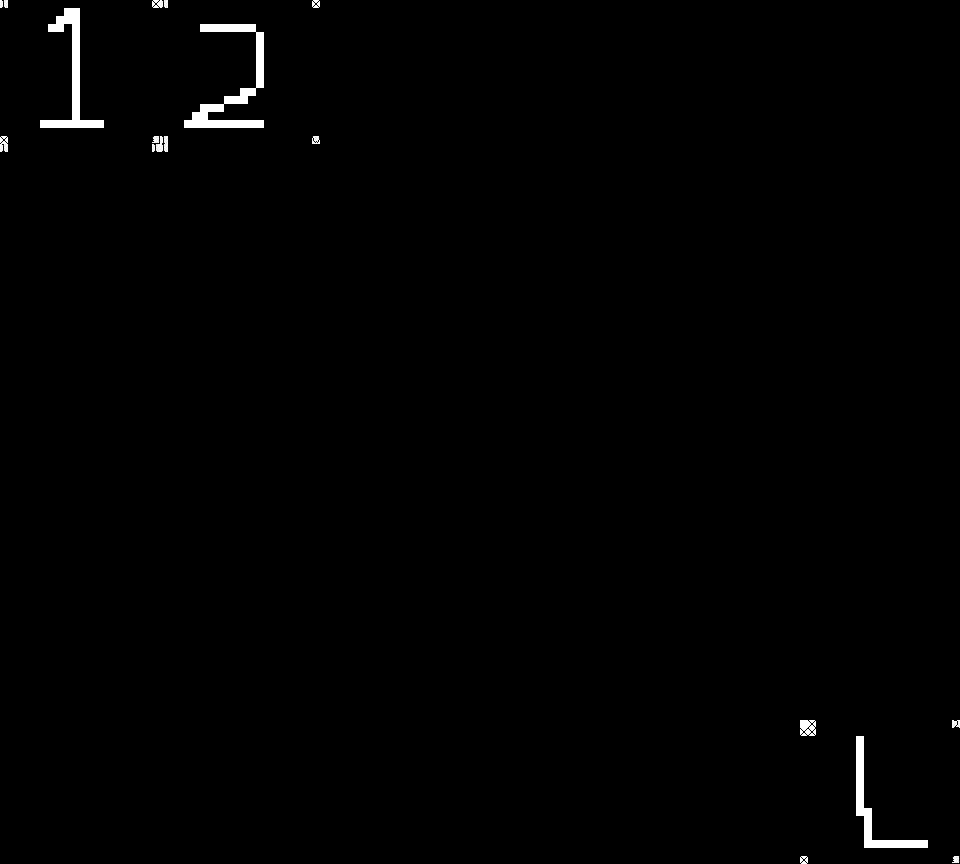

Below is a game level as drawn by its tile map, then a one-line description and the .tmx that defines it (tile-layer data replaced by summaries):
An orthogonal 120x108 tile map with 8x8 px tiles, 2 tile layers (TileMap, WallMap).

<map version="1.2" tiledversion="1.2.3" orientation="orthogonal" renderorder="right-down" width="120" height="108" tilewidth="8" tileheight="8" infinite="0" nextlayerid="3" nextobjectid="1">
 <tileset firstgid="1" source="BgTilePattern.tsx" />
 <layer id="1" name="TileMap" width="120" height="108">
  <data>[12960 cells, 101 non-empty, 8 distinct tile ids]</data>
 </layer>
 <layer id="2" name="WallMap" width="120" height="108">
  <data>[12960 cells, 0 non-empty, 0 distinct tile ids]</data>
 </layer>
</map>
